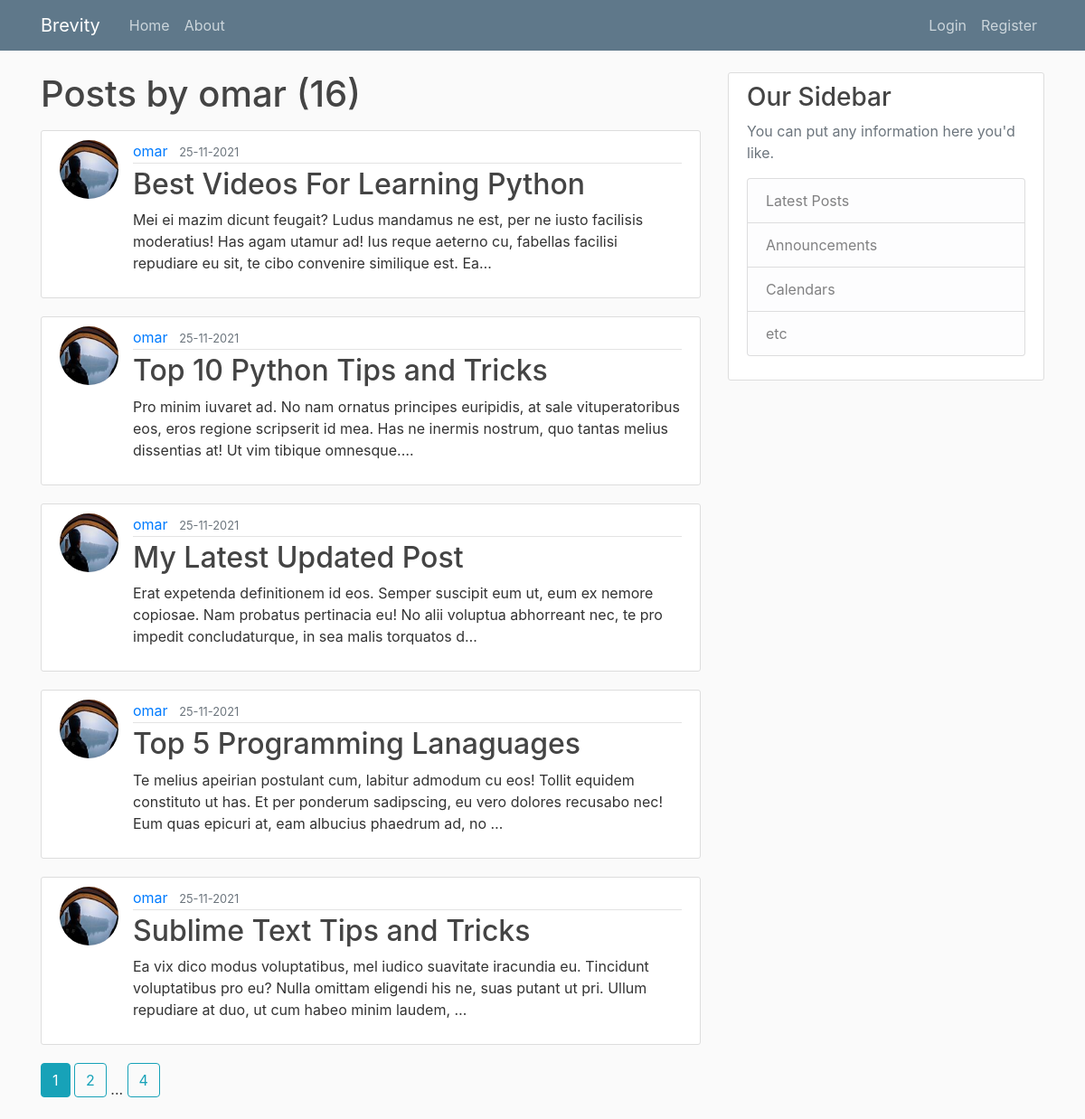
Page /user/omar on the earlier database version.
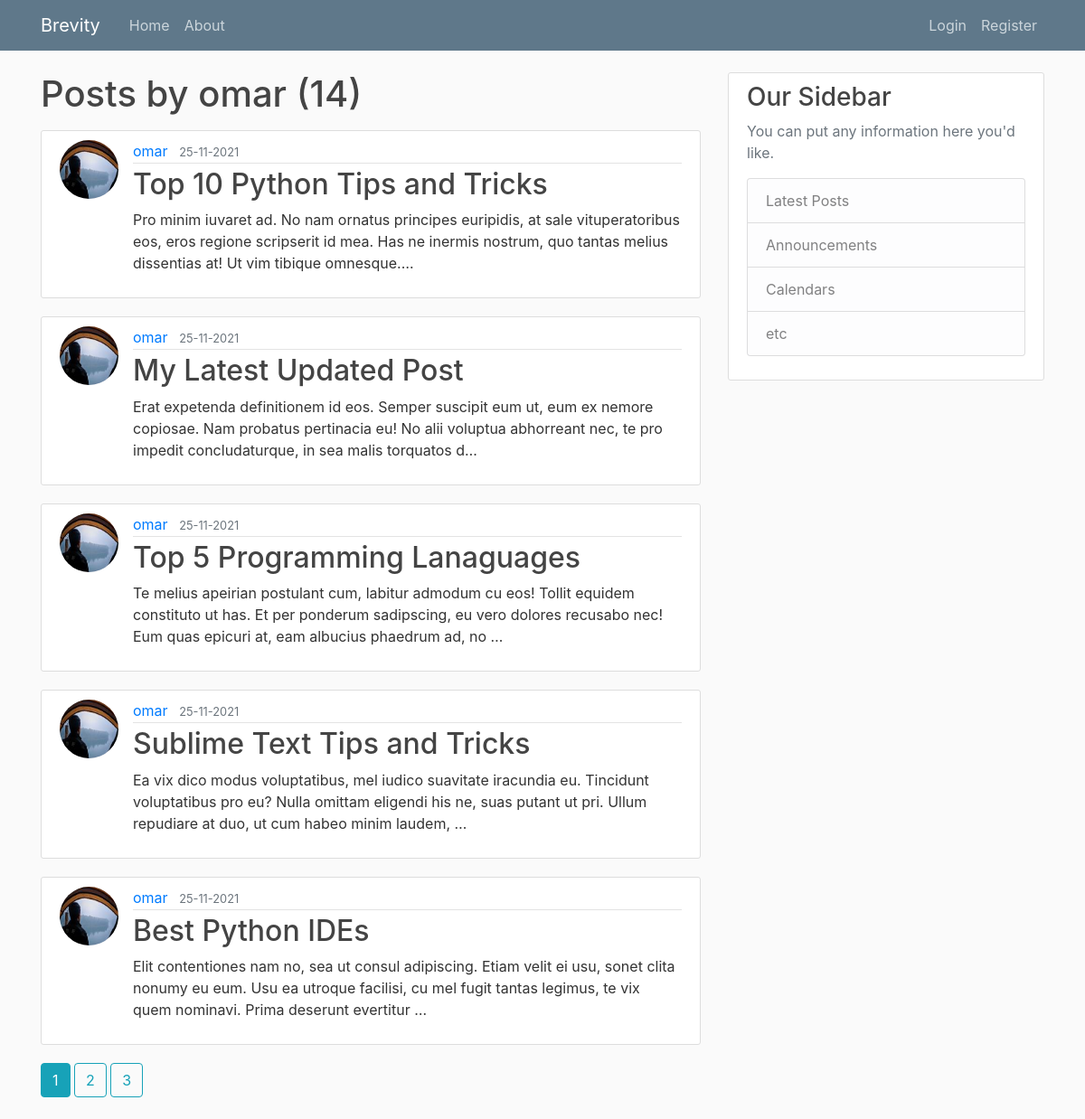
Same page on the later database version.
### brevity/models.py (models this page shows, shortened)
class Post(db.Model):
    id = db.Column(db.Integer, primary_key=True)
    title = db.Column(db.String(100), nullable=False)
    date_posted = db.Column(db.DateTime, nullable=False, default=datetime.utcnow)
    content = db.Column(db.Text, nullable=False)
    user_id = db.Column(db.Integer, db.ForeignKey('user.id'), nullable=False)

class User(db.Model, UserMixin):
    id = db.Column(db.Integer, primary_key=True)
    username = db.Column(db.String(20), unique=True, nullable=False)
    email = db.Column(db.String(120), unique=True, nullable=False)
    image_file = db.Column(db.String(20), nullable=False, default='default.jpg')
    password = db.Column(db.String(60), nullable=False)
    posts = db.relationship('Post', backref='author', lazy=True)                    #By default SQLAlchemy guess the relationship to be one to many as posts returns a list of post.

### brevity/users/routes.py (the view)
@users.route("/user/<string:username>")
def user_posts(username):
    page = request.args.get('page', 1, type=int)
    user = User.query.filter_by(username=username).first_or_404()
    posts = (Post.query.filter_by(author = user)
        .order_by(Post.date_posted.desc())
        .paginate(page = page, per_page = 5)
        )
    return render_template('user_posts.html', posts=posts, user=user)

### brevity/templates/user_posts.html
{% extends "layout.html" %}
{% block content %}
    <h1 class="mb-3">Posts by {{ user.username }} ({{ posts.total }})</h1>
    {% for post in posts.items %}
        <article class="media content-section">
            <img class="rounded-circle article-img" src="{{ url_for('static', filename = 'profile_pics/' + post.author.image_file)}}">
            <div class="media-body">
                <div class="article-metadata">
                    <a class="mr-2" href="{{ url_for('users.user_posts', username=post.author.username) }}">{{ post.author.username }}</a>
                    <small class="text-muted">{{ post.date_posted.strftime('%d-%m-%Y') }}</small>
                </div>
                <h2><a class="article-title" href="{{ url_for('posts.post', post_id=post.id) }}">{{ post.title }}</a></h2>
                <p class="article-content">{{ post.content[:200] }}<span>&#8230;</span></p>
            </div>
        </article>
    {% endfor %}
    {% for page_num in posts.iter_pages(left_edge=1, right_edge=1, left_current=1, right_current=2) %}
      {% if page_num %}
        {% if posts.page == page_num %}
          <a class="btn btn-info mb-4" href="{{ url_for('users.user_posts', username=user.username, page=page_num) }}">{{ page_num }}</a>
        {% else %}
          <a class="btn btn-outline-info mb-4" href="{{ url_for('users.user_posts', username=user.username, page=page_num) }}">{{ page_num }}</a>
        {% endif %}
      {% else %}
        ...
      {% endif %}
    {% endfor %}
{% endblock content %}

Differences in the rows shown:
removed Post: image_file (picture), author.username "omar", date_posted "25-11-2021", title "Best Videos For Learning Python", content "Mei ei mazim dicunt feugait? Ludus mandamus ne est, per ne iusto facilisis moderatius! Has agam utamur ad! Ius reque aeterno cu, fabellas facilisi repudiare eu sit, te cibo convenire similique est. Ea"
now on this page (row unchanged): Post: image_file (picture), author.username "omar", date_posted "25-11-2021", title "Best Python IDEs", content "Elit contentiones nam no, sea ut consul adipiscing. Etiam velit ei usu, sonet clita nonumy eu eum. Usu ea utroque facilisi, cu mel fugit tantas legimus, te vix quem nominavi. Prima deserunt evertitur"
Other differences:
{{ posts.total }}: "16" → "14"
new list line: "3"
list line gone: "4"
